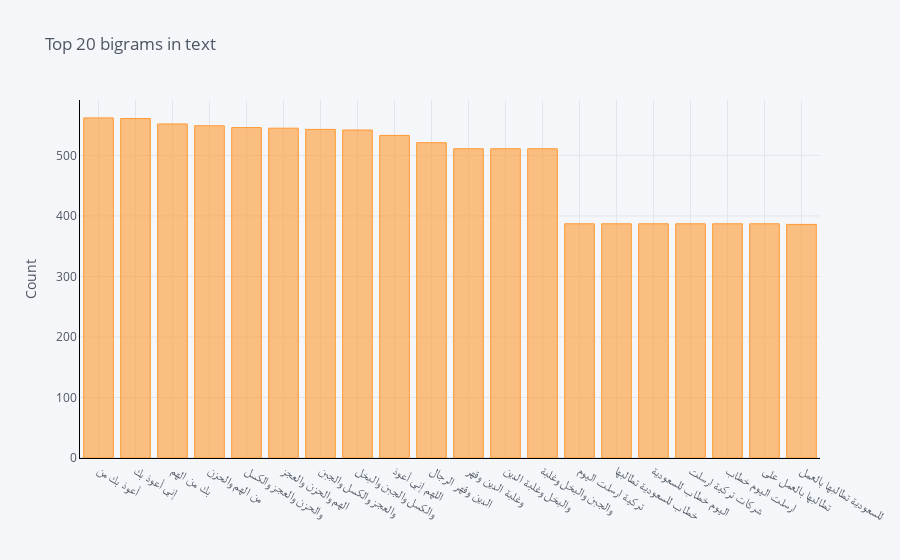

The code cell stored with this chart in its notebook:
### Code cell
df_trigram.groupby('word').sum()['count'].sort_values(ascending=False).iplot(
    kind='bar', yTitle='Count', linecolor='black', title='Top 20 bigrams in text')

### Figure 1 — Plotly figure (JSON) as saved in the notebook; plotly's stock layout.template omitted (floating-point values rounded to 4 significant figures)
{"data": [{"marker": {"color": "rgba(255, 153, 51, 0.6)", "line": {"color": "rgba(255, 153, 51, 1.0)", "width": 1}}, "name": "count", "orientation": "v", "text": "", "type": "bar", "x": ["أعوذ بك من", "إني أعوذ بك", "بك من الهم", "من الهم والحزن", "والحزن والعجز والكسل", "الهم والحزن والعجز", "والعجز والكسل والجبن", "والكسل والجبن والبخل", "اللهم إني أعوذ", "الدين وقهر الرجال", "وغلبة الدين وقهر", "والبخل وغلبة الدين", "والجبن والبخل وغلبة", "تركية ارسلت اليوم", "خطاب للسعودية تطالبها", "اليوم خطاب للسعودية", "شركات تركية ارسلت", "ارسلت اليوم خطاب", "تطالبها بالعمل على", "للسعودية تطالبها بالعمل"], "y": [562, 561, 552, 549, 546, 545, 543, 542, 533, 521, 511, 511, 511, 387, 387, 387, 387, 387, 387, 386]}], "layout": {"legend": {"bgcolor": "#F5F6F9", "font": {"color": "#4D5663"}}, "paper_bgcolor": "#F5F6F9", "plot_bgcolor": "#F5F6F9", "title": {"font": {"color": "#4D5663"}, "text": "Top 20 bigrams in text"}, "xaxis": {"gridcolor": "#E1E5ED", "linecolor": "black", "showgrid": true, "tickfont": {"color": "#4D5663"}, "title": {"font": {"color": "#4D5663"}, "text": ""}, "zerolinecolor": "#E1E5ED"}, "yaxis": {"gridcolor": "#E1E5ED", "linecolor": "black", "showgrid": true, "tickfont": {"color": "#4D5663"}, "title": {"font": {"color": "#4D5663"}, "text": "Count"}, "zerolinecolor": "#E1E5ED"}}}
